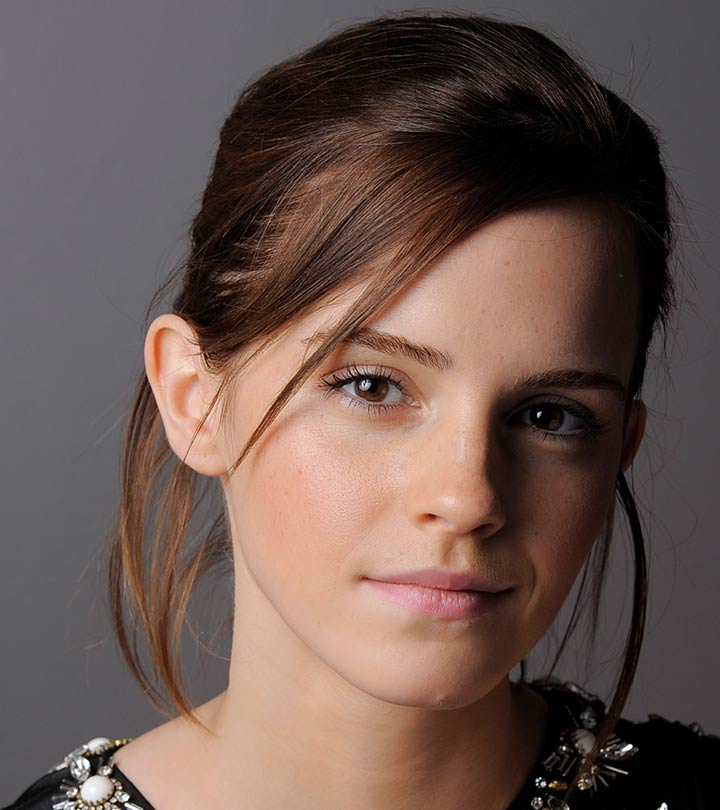
#> input picture data/a1images/emma.jpg, 720 x 810 px
$ python q11.py
#> lines starting #> are read from the running program, lines starting #| are printed output that depends on the picture
"""
11) Relationship Between Spatial Filtering and Frequency Response3:
Consider a 2D image f(x,y) and a filter h(x,y), where the filtered image is
g(x, y) = f(x,y)∗h(x,y).
(a) Using the Convolution Theorem, explain how spatial domain filtering corresponds to
an operation in the frequency domain.
(b) For each of the following filters, describe their qualitative effect in the frequency domain
and relate it to their spatial behavior:
• Averaging (box) filter
• Gaussian filter
• Laplacian filter
(c) Explain why Gaussian filtering avoids ringing artifacts compared to an ideal low-pass
filter.
(d) An image is corrupted by high-frequency noise. Justify which of the above filters is
most suitable for noise reduction, using both spatial and frequency domain arguments
"""

import numpy as np
import cv2 as cv
from scipy.signal import convolve2d
import matplotlib.pyplot as plt

f = cv.imread("./data/a1images/emma.jpg", cv.IMREAD_GRAYSCALE)
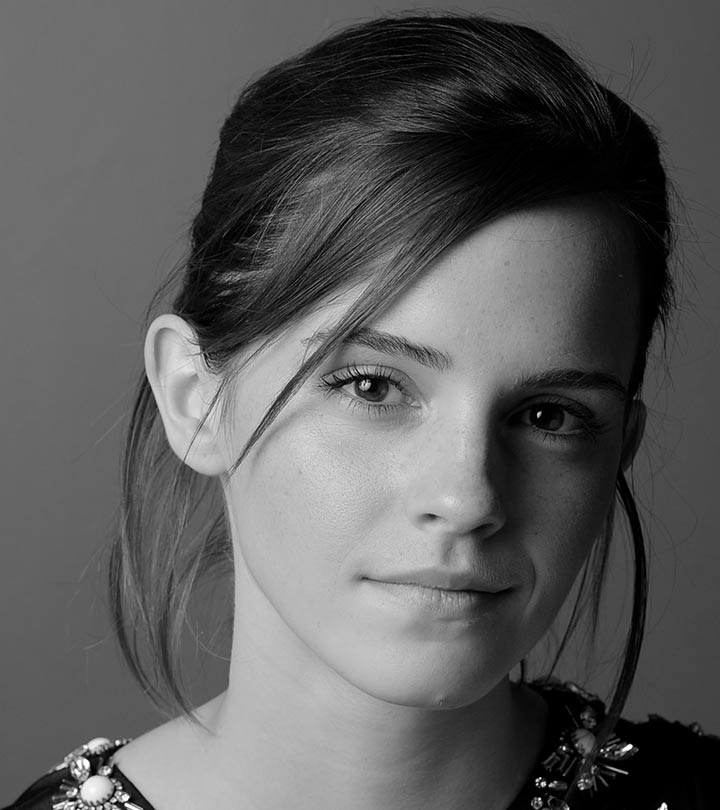
#> f: shape (810, 720); min 0, max 255, mean 92.3
f = f.astype(np.float32)

# Simple 5x5 averaging filter
h = np.ones((5, 5), dtype=np.float32) / 25

# Spatial domain convolution
g_spatial = convolve2d(f, h, mode="same", boundary="wrap")

# Frequency domain multiplication
rows, cols = f.shape
#> rows = 810; cols = 720

# Pad to image size
H_padded = np.zeros((rows, cols), dtype=np.float32)

kh, kw = h.shape
center_r, center_c = kh // 2, kw // 2

# Place kernel centered at (0,0) for FFT
H_padded[:kh, :kw] = h
H_padded = np.roll(H_padded, -center_r, axis=0)
H_padded = np.roll(H_padded, -center_c, axis=1)

# FFT
F = np.fft.fft2(f)
H = np.fft.fft2(H_padded)

# Multiply in frequency domain
G = F * H

# Inverse FFT
g_freq = np.fft.ifft2(G)
g_freq = np.real(g_freq)

difference = np.abs(g_spatial - g_freq)
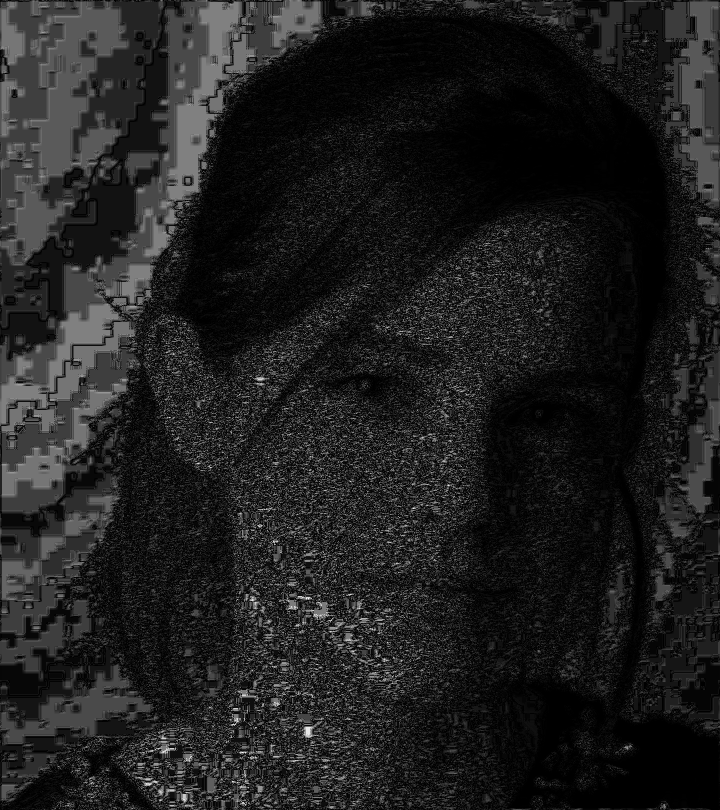
#> difference: shape (810, 720) float64; min 0, max 7.12e-05, mean 8.96e-06; drawn with min black and max white

print("Max difference:", np.max(difference))
#| Max difference: 7.124245166778564e-05


plt.figure(figsize=(12, 4))

plt.subplot(1, 3, 1)
plt.title("Spatial Convolution")
plt.imshow(g_spatial, cmap="gray")

plt.subplot(1, 3, 2)
plt.title("Frequency Domain")
plt.imshow(g_freq, cmap="gray")

plt.subplot(1, 3, 3)
plt.title("Difference")
plt.imshow(difference, cmap="gray")

plt.show()
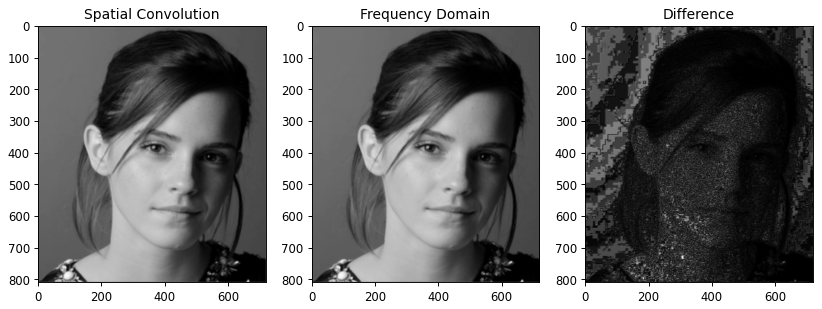
#> figure drawn by matplotlib, 3 panels

"""
Conclussion for (a):
  Using the Convolution Theorem, spatial convolution of an image
  with a filter corresponds to multiplication of their Fourier
  transforms in the frequency domain. This allows filtering to
  be performed efficiently by transforming to the frequency domain,
  multiplying, and applying the inverse transform.
"""

"""
Conclussion for (b)
1. Averaging (Box) Filter
  Frequency Domain:
    Acts as a low-pass filter
    Passes low frequencies (smooth regions)
    Attenuates high frequencies (edges, noise)
    Frequency response has ripples (sinc-like shape) → not smooth
  Spatial Domain:
    Replaces each pixel with the average of neighbors
    Produces blurring/smoothing
    Reduces noise but also blurs edges

Because the frequency response is not smooth → may introduce artifacts (ringing)

2. Gaussian Filter
  Frequency Domain:
    Also a low-pass filter
    Has a smooth, bell-shaped response
    No sharp cutoff, no ripples
  Spatial Domain:
    Performs weighted averaging (center pixels matter more)
    Produces smooth blur
    Preserves structure better than box filter

Smooth frequency response → no ringing artifacts
Most natural and stable smoothing filter

3. Laplacian Filter
  Frequency Domain:
    Acts as a high-pass filter
    Suppresses low frequencies
    Strongly amplifies high frequencies
  Spatial Domain:
    Computes second derivative
    Highlights edges and fine details
    Enhances intensity changes

Since noise is high-frequency → it also amplifies noise
"""

"""
Conclussion for (c)
  Ringing artifacts come from sharp cutoffs in the frequency domain.

  Ideal low pass filter, frequency domain: has a perfect  abrupt cutoff. SO  this sudden transition
  cause oscilations when transformed back.

  But in Gaussian filter, frequency domain: has smooth gradual decaying. SO no sudden transition → no oscillations → no ringing artifacts.

  Fundamental principle:
    Sharp changes in frequency → oscillations in space (ringing)
    Smooth changes in frequency → smooth response in space
"""

"""
Conclussion (D):

  Gaussian filtering is suitable because, high frequency noise image has high frequency components. So we need a filter
  to supress high frequencies while preserving low frequencies. So, Averaging cause ripples in frequency response, uneven suppression
  and can introduce artifacts.
  Gaussian filter will gradually attenuate high frequencies without introducing ripples, so it will effectively reduce noise while preserving image details.

  Laplacian filter is high pass filter so not suitable.
"""

$ run again, with data/a1images/daisy.jpg copied over data/a1images/emma.jpg
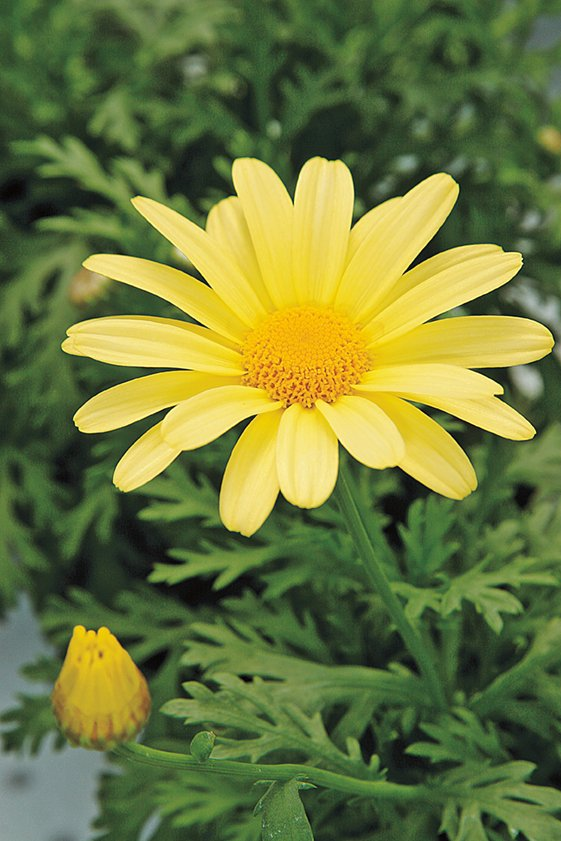
#> input picture data/a1images/daisy.jpg, 561 x 841 px
#> `difference = np.abs(g_spatial - g_freq)`:
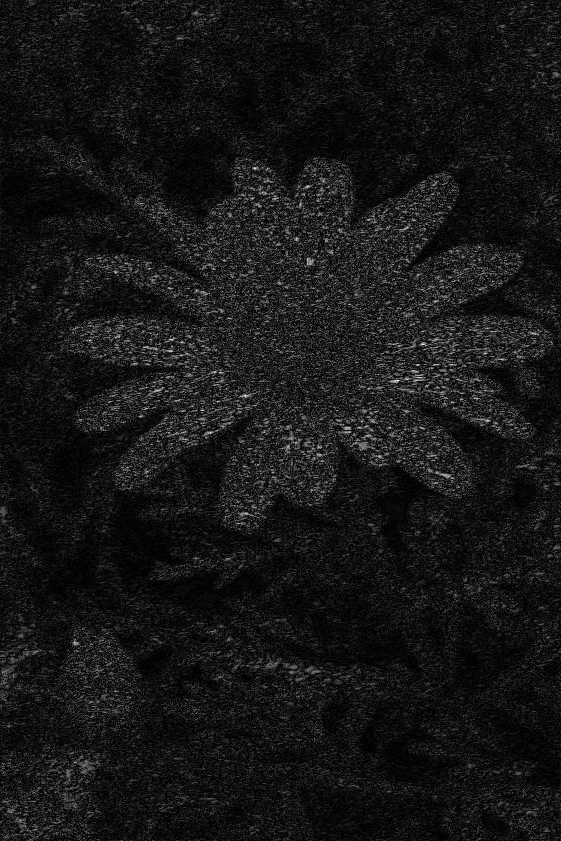
#> difference: shape (841, 561) float64; min 0, max 8.18e-05, mean 7.24e-06; drawn with min black and max white
#| Max difference: 8.179992428836158e-05
#> `plt.show()`:
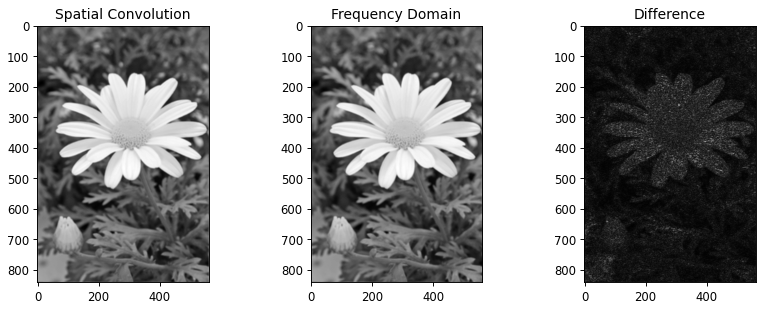
#> figure drawn by matplotlib, 3 panels

$ run again, with data/a1images/highlights_and_shadows.jpg copied over data/a1images/emma.jpg
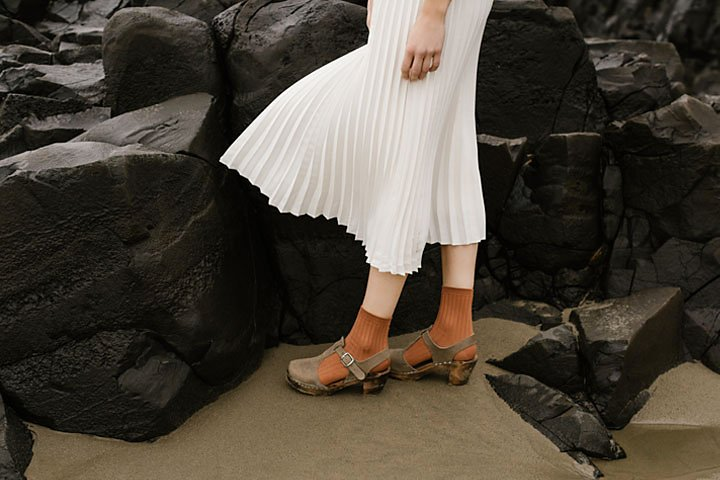
#> input picture data/a1images/highlights_and_shadows.jpg, 720 x 480 px
#> `difference = np.abs(g_spatial - g_freq)`:
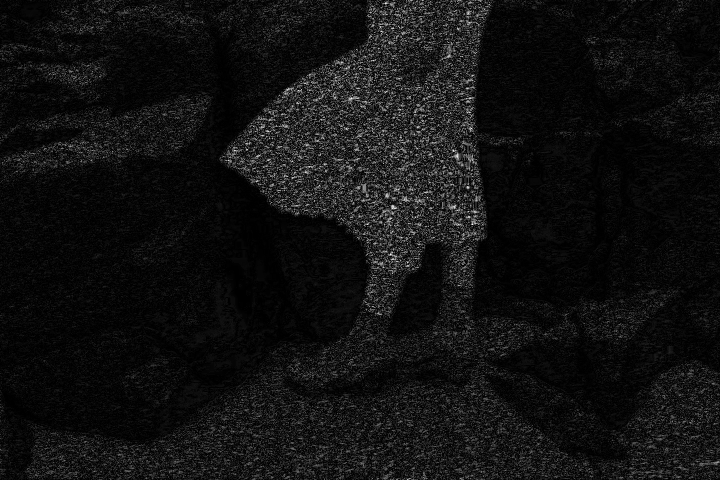
#> difference: shape (480, 720) float64; min 0, max 6.47e-05, mean 4.46e-06; drawn with min black and max white
#| Max difference: 6.467103958129883e-05
#> `plt.show()`:
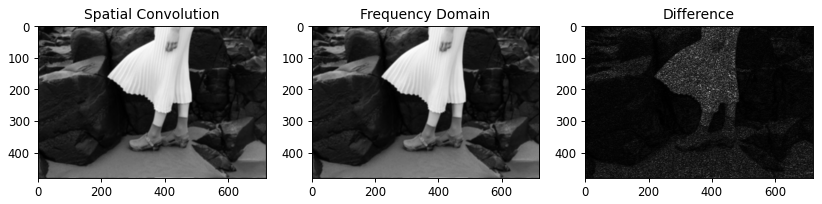
#> figure drawn by matplotlib, 3 panels

$ run again, with data/a1images/jeniffer.jpg copied over data/a1images/emma.jpg
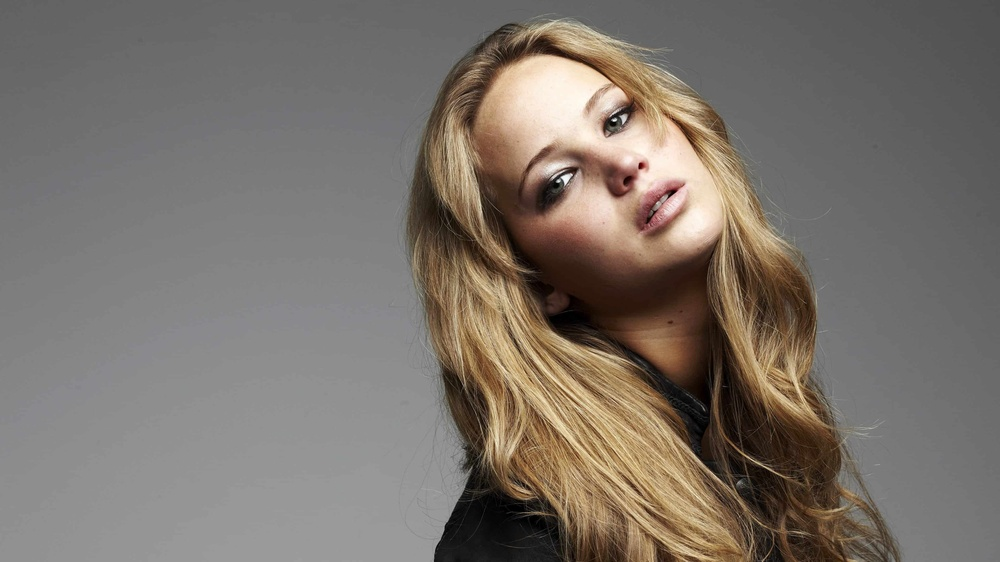
#> input picture data/a1images/jeniffer.jpg, 1000 x 562 px, shrunk from 3840 x 2160 before the run
#> `difference = np.abs(g_spatial - g_freq)`:
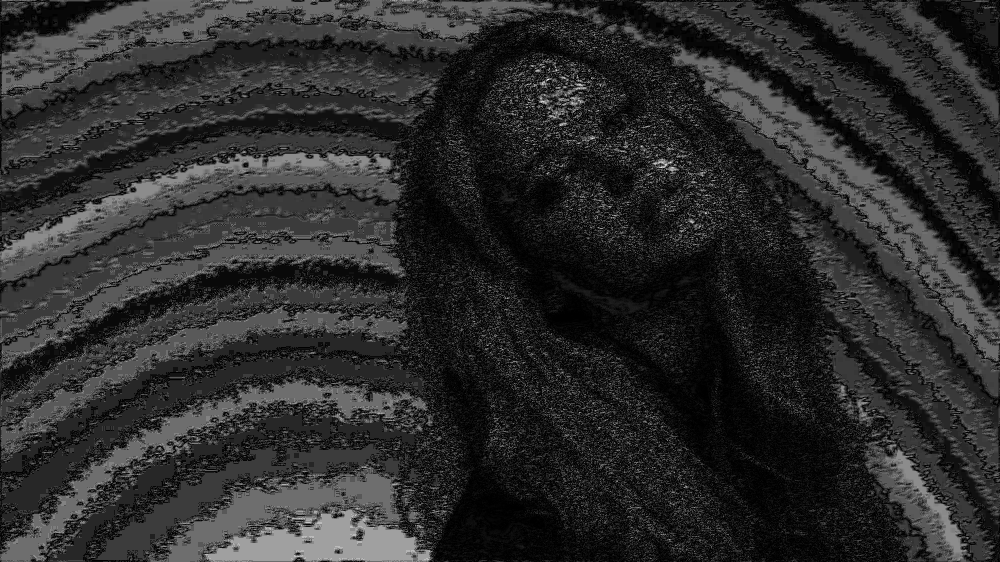
#> difference: shape (562, 1000) float64; min 0, max 7.82e-05, mean 1.38e-05; drawn with min black and max white
#| Max difference: 7.821619502124122e-05
#> `plt.show()`:
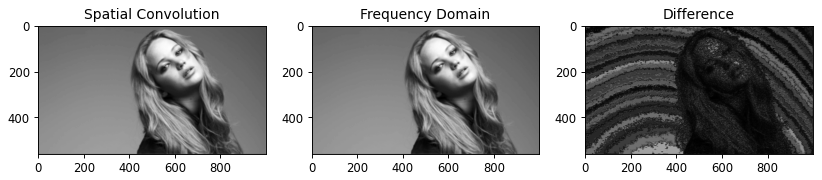
#> figure drawn by matplotlib, 3 panels
